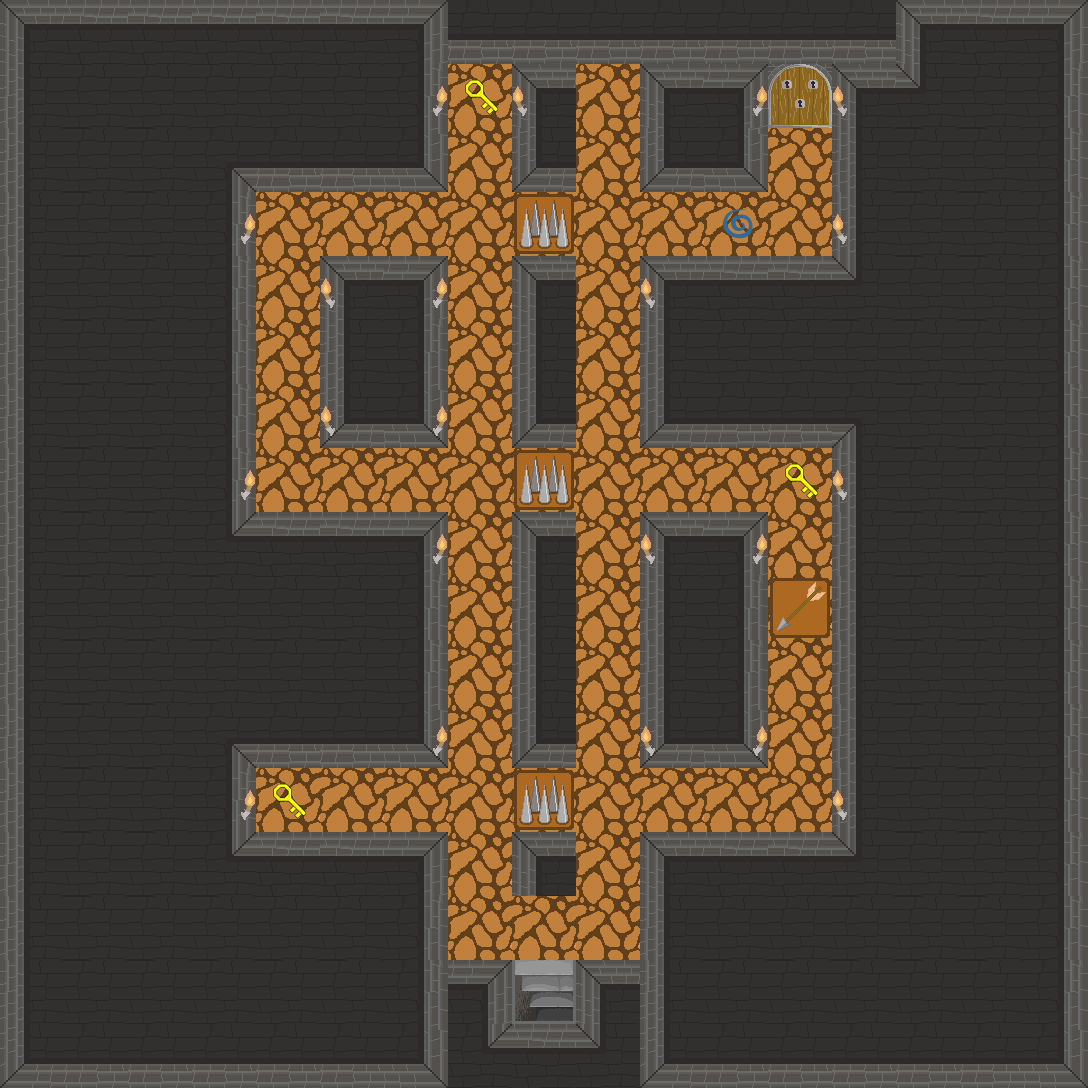

Tiled map render using the project's own tile images. Description and the map definition, with tile-layer contents summarised, below:
An orthogonal 17x17 tile map with 64x64 px tiles, 7 tile layers (Walls, Road, Keys, Story, ...) and 9 objects.

<map version="1.2" tiledversion="1.2.2" orientation="orthogonal" renderorder="right-down" width="17" height="17" tilewidth="64" tileheight="64" infinite="0" nextlayerid="16" nextobjectid="31">
 <tileset firstgid="1" name="Dungeon-tileset" tilewidth="64" tileheight="64" tilecount="32" columns="8">
  <image source="Dungeon-tileset.png" width="512" height="256" />
 </tileset>
 <layer id="1" name="Walls" width="17" height="17">
  <data>[289 cells, 230 non-empty, 14 distinct tile ids]</data>
 </layer>
 <layer id="2" name="Road" width="17" height="17">
  <data>[289 cells, 58 non-empty, 1 distinct tile ids]</data>
 </layer>
 <layer id="3" name="Keys" width="17" height="17">
  <data>[289 cells, 3 non-empty, 1 distinct tile ids]</data>
 </layer>
 <layer id="4" name="Story" width="17" height="17">
  <data>[289 cells, 0 non-empty, 0 distinct tile ids]</data>
 </layer>
 <layer id="5" name="SquatTrap" width="17" height="17">
  <data>[289 cells, 1 non-empty, 1 distinct tile ids]</data>
 </layer>
 <layer id="6" name="JumpTrap" width="17" height="17">
  <data>[289 cells, 3 non-empty, 1 distinct tile ids]</data>
 </layer>
 <layer id="12" name="VisualObjects" width="17" height="17">
  <data>[289 cells, 23 non-empty, 3 distinct tile ids]</data>
 </layer>
 <objectgroup color="#0de214" id="8" name="level-change">
  <object id="2" x="802.667" y="112">
   <point />
  </object>
 </objectgroup>
 <objectgroup color="#e8e801" id="13" name="keys">
  <object id="23" x="481.333" y="105.333">
   <point />
  </object>
  <object id="24" x="797.333" y="496">
   <point />
  </object>
  <object id="25" x="286.667" y="809.333">
   <point />
  </object>
 </objectgroup>
 <objectgroup color="#fd9a21" id="10" name="squat-trap">
  <object id="29" x="798.667" y="622.667">
   <point />
  </object>
 </objectgroup>
 <objectgroup color="#ec182d" id="9" name="jump-trap">
  <object id="26" x="541.333" y="234.667">
   <point />
  </object>
  <object id="27" x="548" y="493.333">
   <point />
  </object>
  <object id="28" x="546.667" y="814.667">
   <point />
  </object>
 </objectgroup>
 <objectgroup id="11" name="story-3">
  <object id="30" x="732" y="236">
   <point />
  </object>
 </objectgroup>
</map>
